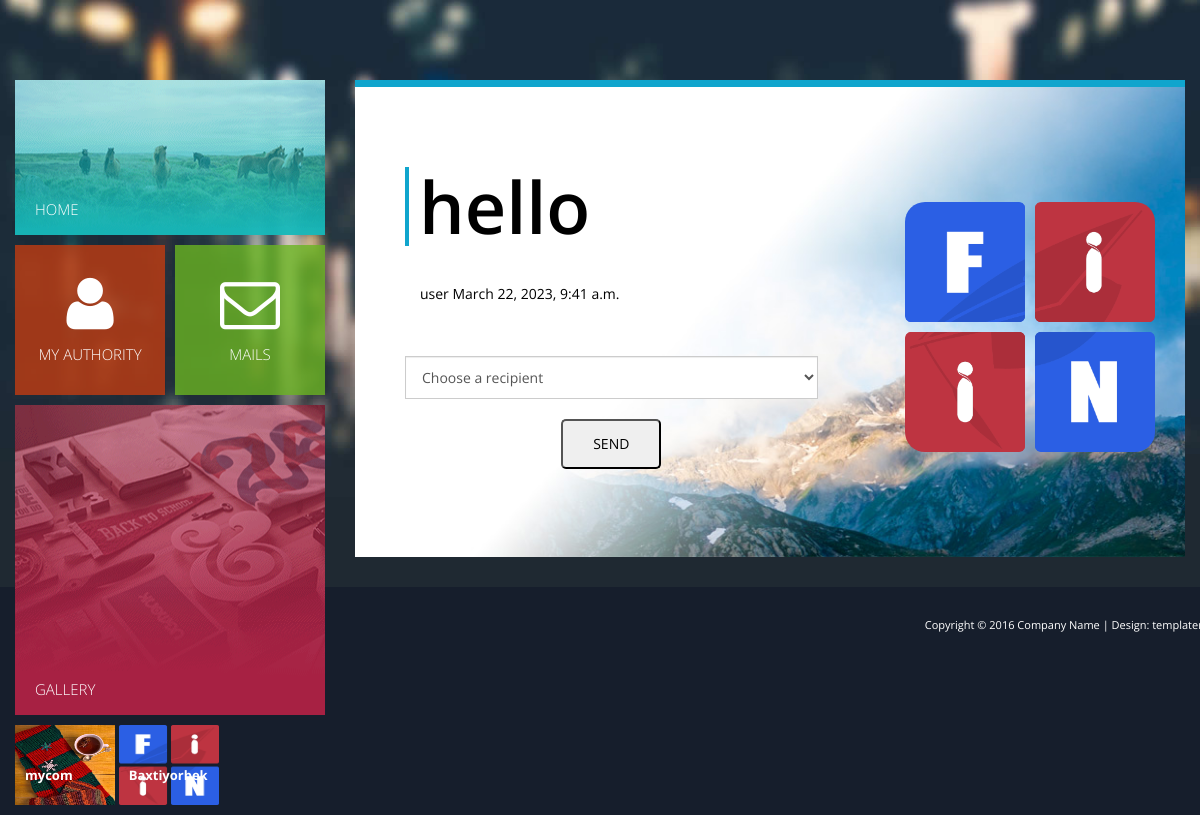
Page /share/1/ on the committed database.
### backend/models.py (models this page shows, shortened)
class Community(models.Model):
    comname=models.CharField(max_length=200)
    users=models.IntegerField(default=0)
    clouds=models.IntegerField(default=0)
    creater=models.ForeignKey(User, on_delete=models.SET_NULL, null=True)
    comimage=models.ImageField(upload_to='com_image',default='none.jpg')
    bio=models.TextField(null=True)

class Blog(models.Model):
    topic=models.ForeignKey(Topic,on_delete=models.SET_NULL,null=True)
    caption=models.CharField(max_length=300)
    image=models.ImageField(upload_to='blog_image',blank=True)
    video=models.FileField(upload_to='blog_videos',blank=True)
    creater=models.ForeignKey(User, on_delete=models.SET_NULL,null=True)
    cloud=models.ForeignKey(Cloud,on_delete=models.SET_NULL,null=True)
    body=RichTextUploadingField(blank=True, null=True)
    recomend=models.IntegerField(default=0)
    created = models.DateTimeField(auto_now_add=True,editable=False)
    location=models.CharField(max_length=200, null=True)

### backend/views.py (the view, shortened to what this page needs)
# urls.py: path('share/<str:pk>/', views.share, name='share'),
def share(request,pk):
    if request.method!="POST":
        users=User.objects.all()
        community=Community.objects.all()
        blog=Blog.objects.get(id=int(pk))
        return render(request,'share.html',{"post":blog,"community":community,'users':users})

### templates/share.html (shortened to what this page needs)
{% load static %}
<!DOCTYPE html>
<html lang="en">
<head>
    <link rel="stylesheet" type="text/css" href="{% static 'css/bootstrap.min.css' %}">
    <link rel="stylesheet" type="text/css" href="{% static 'font-awesome/css/font-awesome.min.css' %}">
    <link rel="stylesheet" type="text/css" href="{% static 'css/style.css' %}">
</head>
<body>
    {% block content %}
    <div class="main-body">
        <div class="container">
            <div class="row">
                <div class="main-page">
                    <aside class="main-navigation">
                        <div class="main-menu">
                            <div class="menu-container">
                                <div class="block-keep-ratio block-keep-ratio-2-1 block-width-full home">
                                    <a href="/" class="block-keep-ratio__content  main-menu-link">
                                        <span class="main-menu-link-text">
                                            HOME
                                        </span>
                                    </a>
                                </div>
                            </div>
                            <div class="menu-container">
                                <div class="block-keep-ratio  block-keep-ratio-1-1  block-width-half  pull-left  about-main">
                                    <a href="/mycommunities" class="main-menu-link about block-keep-ratio__content flexbox-center">
                                        <i class="fa fa-user fa-4x main-menu-link-icon"></i>
                                        MY AUTHORITY
                                    </a>
                                </div>
                                <div class="block-keep-ratio  block-keep-ratio-1-1  block-width-half  pull-right  contact-main">
                                    <a href="/mail" class="main-menu-link contact block-keep-ratio__content flexbox-center">
                                        <i class="fa fa-envelope-o fa-4x main-menu-link-icon"></i>
                                        MAILS
                                    </a>
                                </div>
                            </div>
                            <div class="menu-container">
                                <div class="block-keep-ratio block-keep-ratio-1-1 block-keep-ratio-md-2-1 block-width-full gallery">
                                    <a href="/gallery" class="main-menu-link  block-keep-ratio__content">
                                        <span class="main-menu-link-text">
                                            GALLERY
                                        </span>
                                    </a>
                                </div>
                            </div>
                           {% for com in community %}
                                <div class="menu-container" style="display: inline-table;" >
                                    <div style="height: 80px; width:100px; overflow: hidden;position: relative;align-items: center;">
                                    <img src="{{com.comimage.url}}" style="height:80px; width:100px; position: relative;">
                                        <a href="/community/{{com.id}}" ><span style="position: relative; top:-40px;left:10px;font-size:small; color:white; display: inline-block;">
                                           <b> {{com.comname}}   </b>
                                        </span> </a>
                                </div>
                            </div>
                            {% endfor %}
                    </aside>
                    <div class="content-main">
                        <div class="row margin-b-30">
                            <div class="col-xs-12 col-sm-12 col-md-12 col-lg-12">
                                <div class="banner-main-home">
                                    <div class="banner-main-home-text">
                                        <div class="heading">
                                            {% if post.caption %}
                                            <h1>{{post.caption}}</h1>
                                        </div>
                                        <div class="desc">
                                            <p>{{post.creater}}
                                            {{post.created}}</p>
                                            <br>
                                            {% endif %}
                                        </div>
                                        <div style="align-items: center; position: relative; text-align: center;">
                                        {% if post.caption %}
                                        <form method="POST" action="/share/{{post.id}}/">
                                            {% csrf_token %}<select name="recieve" id='recieve' class="form-control">
                                            <option value="">Choose a recipient</option>
                                        </select>
                                        <br>
                                        <button type="submit" style="position:relative; border-radius: 5px; align-items: center; height: 50px; width:100px; ">SEND</button></form>
                                        {% endif %}
                                    </div>
                                    </div>
                                    {% if post.image %}
                                    <img style="height:250px; width:250px; border-radius: 20px;" src="{{post.image.url}}" alt="Image" class="img-responsive">
                                    {% else %}
                                    <img style="height:250px; width:250px; border-radius: 20px;" src="{{post.cimage.url}}" alt="Image" class="img-responsive">
                                    {% endif %}
                                </div>
                            </div>
                        </div>
                            {% endblock %}
                                </div>
                            </div>
                        </div>
                    </div>
                </div>
            <footer class="row">
                <div class="col-xs-12 col-sm-12 col-md-12 col-lg-12 footer">
                    <p class="copyright">Copyright © 2016 Company Name
                    | Design: templatemo</p>
                </div>
            </footer>
</body>
</html>

### static/css/style.css (style rules this page uses)
.margin-b-30 { margin-bottom: 30px; }
body { margin: 0; padding: 0; background-color: #161E2C; font-family: 'Open Sans', sans-serif; overflow-x: hidden; }
.main-body { float: left; width: 100%; background: url(../images/page-bg.jpg) no-repeat top center; background-size: 100% auto; background-attachment: fixed; }
.main-page { position: relative; margin-top: 80px; }
.content-main { padding-left: 340px; width: 100%; box-sizing: border-box; float: none; }
.main-navigation { padding: 0px 0px; width: 310px; position: absolute; top: 0; left: 0; }
.main-menu { float: left; width: 100%; }
.main-menu-link { color: #fff; display: block; font-weight: 300; font-size: 15px; }
.main-menu-link-text { margin-bottom: 0; position: absolute; left: 20px; bottom: 15px; }
.menu-container { padding-left: 0; overflow: auto; margin-bottom: 10px; }
.menu-container:last-child { margin-bottom: 0; }
.block-keep-ratio { position: relative; }
.block-keep-ratio__content { position: absolute; top: 0; bottom: 0; right: 0; left: 0; }
.block-keep-ratio:after { display: block; content: ''; }
.block-width-full { width: 100%; }
.block-width-half { width: 150px; }
.block-keep-ratio-1-1:after { padding-top: 100%; }
.block-keep-ratio-2-1:after { padding-top: 50%; }
.flexbox-center { display: -webkit-box; display: -webkit-flex; display: -ms-flexbox; display: flex; -webkit-box-orient: vertical; -webkit-box-direction: normal; -webkit-flex-direction: column; -ms-flex-direction: column; flex-direction: column; -webkit-box-pack: center; -webkit-justify-content: center; -ms-flex-pack: center; justify-content: center; text-align: center; }
.home { background-color: rgba(16, 165, 205, 0.8); background-image: url(../images/menu-bg-home.png); background-repeat: no-repeat; background-size: 100% 100%; }
.about-main { padding-left: 0; }
.about { background-color: rgba(193,61,18,0.8); }
.contact { background-color: rgba(107,181,34,0.8); }
.about i, .contact i { float: left; width: 100%; text-align: center; margin-bottom: 10px; }
.gallery { background-image: url(../images/menu-bg-gallery.png); background-repeat: no-repeat; background-size: 100% 100%; }
.banner-main-home { background-color: white; background-image: url(../images/banner-bg-home.jpg); background-repeat: no-repeat; background-size: cover; background-position: bottom right; border-top: 7px solid #10a5cd; min-height: 320px; overflow-y: auto; }
.banner-main-home, .banner-main-about { padding: 70px 30px 60px 50px; }
.banner-main-home img { float: right; margin: 45px 0px; height: auto; }
.banner-main-home-text, .banner-main-about-text { position: relative; float: left; width: 55%; color: #000; text-align: left; right: 0; top: 0px; left: 0; text-shadow: none; }
.heading, .heading2 { float: left; width: 100%; margin: 10px 0px; }
.heading { border-left: 4px solid #10a5cd; }
.heading h1, .heading2 h1 { margin: 0 10px; font-weight: 600; font-size: 72px; }
.desc, .desc2 { float: left; width: 100%; padding-left: 15px; }
.desc p { line-height: 1.8; margin-top: 25px; margin-bottom: 30px; }
.footer { color: white; font-size: 12px; padding-right: 0; }
.copyright { color: #fff; font-size: 11px; margin-bottom: 0; text-align: right; padding: 30px 0; }
.form-control { border-radius: 0; height:43px; }

### rows in the picture
Community: comimage (picture), comname "mycom"
Community: comimage (picture), comname "Baxtiyorbek"
Blog: caption "hello", creater "user", created "March 22, 2023, 9:41 a.m.", image (picture)
